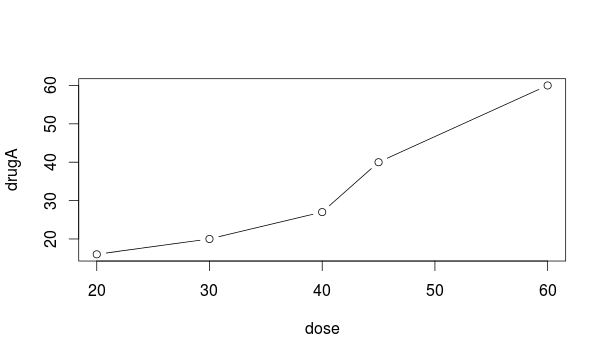

This figure's R source:
source('data.R')

# График зависимости реакции пациента от лекарства А.
# Параметр type="b" означает, что на графике должны быть изображены
# и точки, и линии
plot(dose, drugA, type="b")
